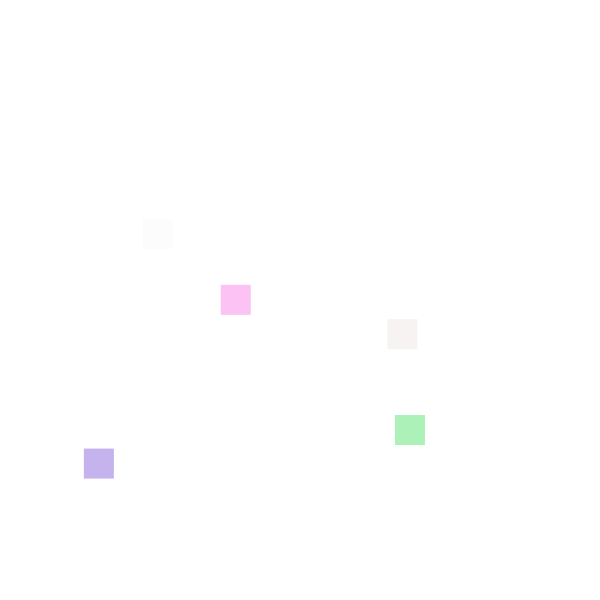
Frame 1 (no input)
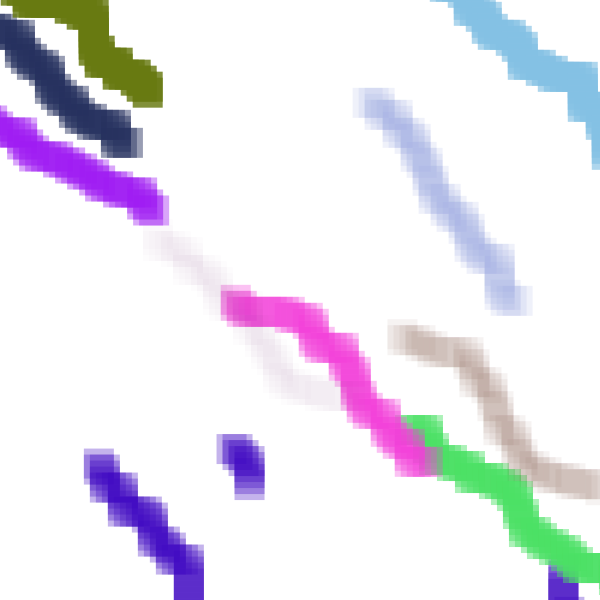
Frame 60 (the mouse pressed at the canvas centre just before this capture)
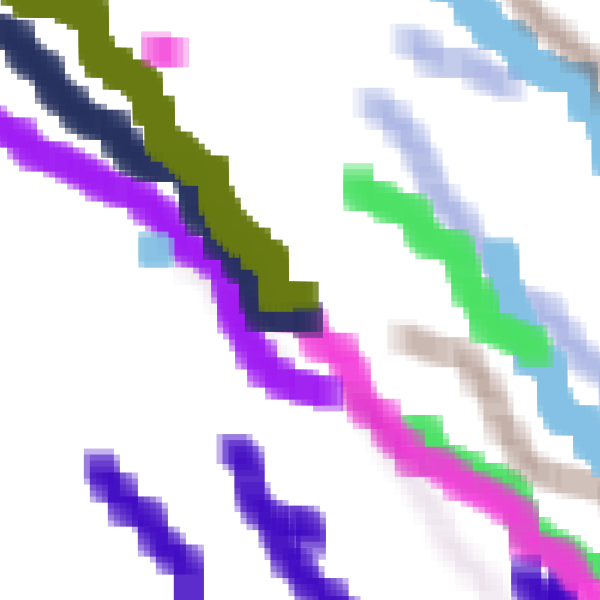
Frame 120 (the mouse held since frame 60 and released just before this capture)

The Processing sketch that drew these frames (run headless with seeded random() and noise(); from frame 60 on, the mouse is pressed at the canvas centre):

// Processing sketch: movingSqaure
// ── movingSqaure.pde
int num = 10;

float[] xPositions = new float [num];
float[] yPositions = new float [num]; 
color [] colors = new color [num];

//these are global variables. So that means that the array of xpositions and ypositions would be able to be reached wherever in the code


void setup() {
  size(600, 600);
  background(255);
  noStroke();
  for (int i = 0; i < xPositions.length; i++) {  // this for loop is saying that if i starts at zero, it will continue, and then if i is less than the length of the xPositions array it will stop
    xPositions[i] = random(-100,width);  //the xPositions and also yPositions start at 0 making the i shift by one index
    yPositions[i] = random(-100,height);
    colors[i] = color (random(0,255), random(0,255), random(0,255), random(0,255));
    
  }
}

void draw() {
  
   for (int i = 0; i < xPositions.length; i++) {  
    rect(xPositions[i], yPositions[i],30,30); 
    
    float rand = random(-1,1);
    
    if(rand >= 0){
      xPositions [i] +=6;
    }else{
      yPositions [i] += 6;
    }
    
    fill(colors[i]);
    
    if(xPositions[i] >= width || yPositions[i] >= height){
       xPositions[i] = random(-100,width);  
    yPositions[i] = random(-100,height);
     
      
    }
   }
   
}
